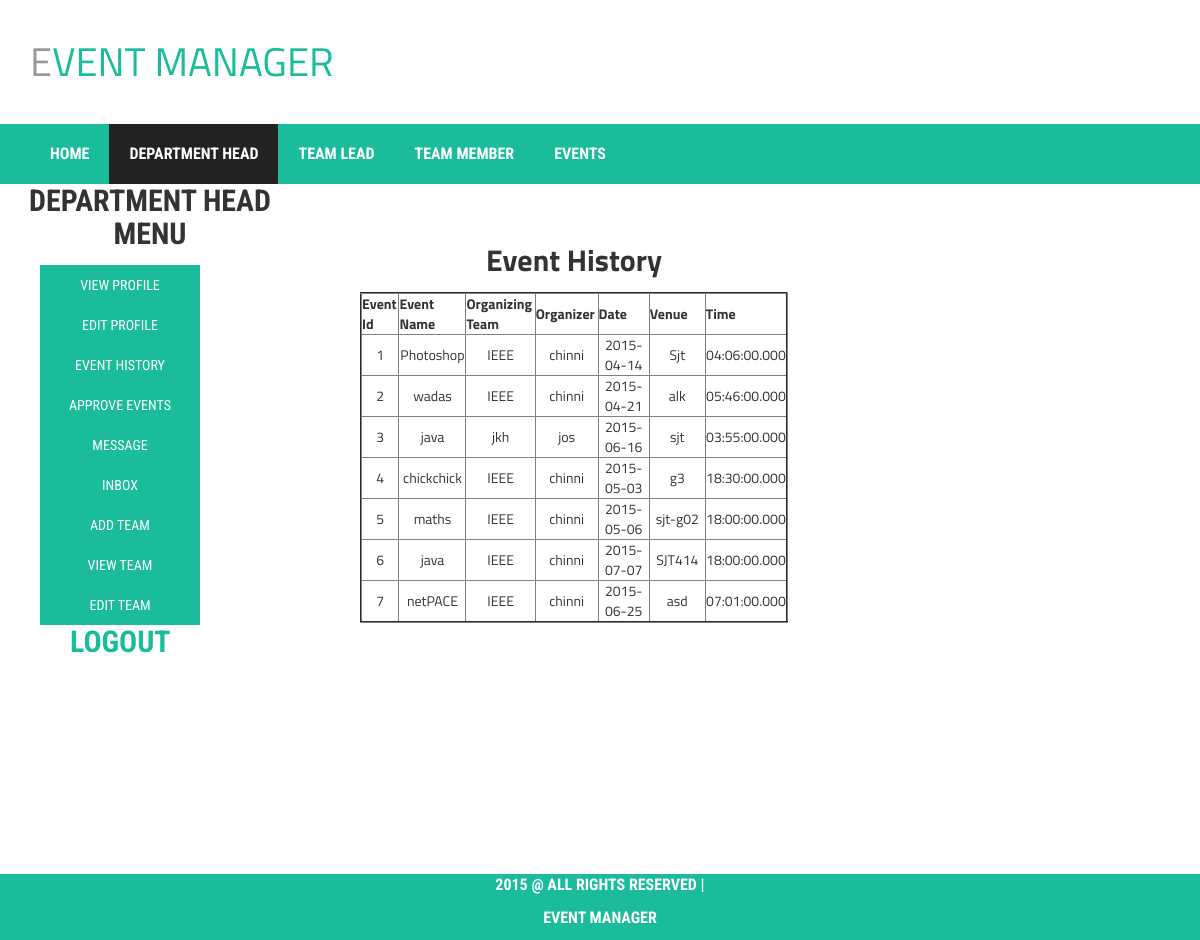
/dh_Event_History.php (signed in), run on the app's committed database.
### tables this page shows
CREATE TABLE IF NOT EXISTS `department_event_history` (
  `id` int(11) NOT NULL,
  `name` varchar(20) NOT NULL,
  `org_team` varchar(20) NOT NULL,
  `organizer` text NOT NULL,
  `date` date NOT NULL,
  `venue` varchar(11) NOT NULL,
  `time` time(3) NOT NULL
);

### dh_Event_History.php (the view, shortened to what this page needs)
<?php
include("header1.php");
include("DH_menu_list.php");
$con = mysqli_connect("localhost","root", "", "event manager");
           $qry = "SELECT * FROM department_event_history";
           $res = mysqli_query($con, $qry);
?>
<section id="dh_event_history">
<article class="post">
  <header class="postheader">
  <h2>Event History</h2>
  </header>
  <section class="entry">
    <table width="428" border="2">
  <tr>
    <th width="400" scope="col">Event Id</th>
	<th width="171" scope="col"> Event Name</th>
	<th width="600" scope="col">Organizing Team</th>
	<th width="171" scope="col">Organizer</th>
	<th width="2500" scope="col">Date</th>
	<th width="171" scope="col">Venue</th>
	<th width="171" scope="col">Time</th>
	</tr>
	<?php
	while($row=mysqli_fetch_row($res))
	{
         ?>
      		    <tr>
	            <td width="113" scope="col"><?php echo $row[0] ?></td>
				<td width="400" scope="col"><?php echo $row[1] ?></td>
				<td width="171" scope="col"><?php echo $row[2] ?></td>
				<td width="600" scope="col"><?php echo $row[3] ?></td>
				<td width="171" scope="col"><?php echo $row[4] ?></td>
				<td width="2500" scope="col"><?php echo $row[5] ?></td>
				<td width="171" scope="col"><?php echo $row[6] ?></td>
				</tr>
	<?php
	}
	?>
</table>
</section>
</article>
</section>
<?php
include("footer.php");
?>

### style.css (style rules this page uses)
html,body { height:100%; }
#dh_event_history { float:left; width:auto; margin:50px; padding:10px; text-align:center; }
h1, h2, h3, h4, h5, h6 { font-weight: 700; margin: 0 0 15px; }
body { font-family: 'Titillium Web', sans-serif; }

### data on the page
department_event_history: id "1", name "Photoshop", org_team "IEEE", organizer "chinni", date "2015-04-14", venue "Sjt", time "04:06:00.000"
department_event_history: id "2", name "wadas", org_team "IEEE", organizer "chinni", date "2015-04-21", venue "alk", time "05:46:00.000"
department_event_history: id "3", name "java", org_team "jkh", organizer "jos", date "2015-06-16", venue "sjt", time "03:55:00.000"
department_event_history: id "4", name "chickchick", org_team "IEEE", organizer "chinni", date "2015-05-03", venue "g3", time "18:30:00.000"
department_event_history: id "5", name "maths", org_team "IEEE", organizer "chinni", date "2015-05-06", venue "sjt-g02", time "18:00:00.000"
department_event_history: id "6", name "java", org_team "IEEE", organizer "chinni", date "2015-07-07", venue "SJT414", time "18:00:00.000"
department_event_history: id "7", name "netPACE", org_team "IEEE", organizer "chinni", date "2015-06-25", venue "asd", time "07:01:00.000"
